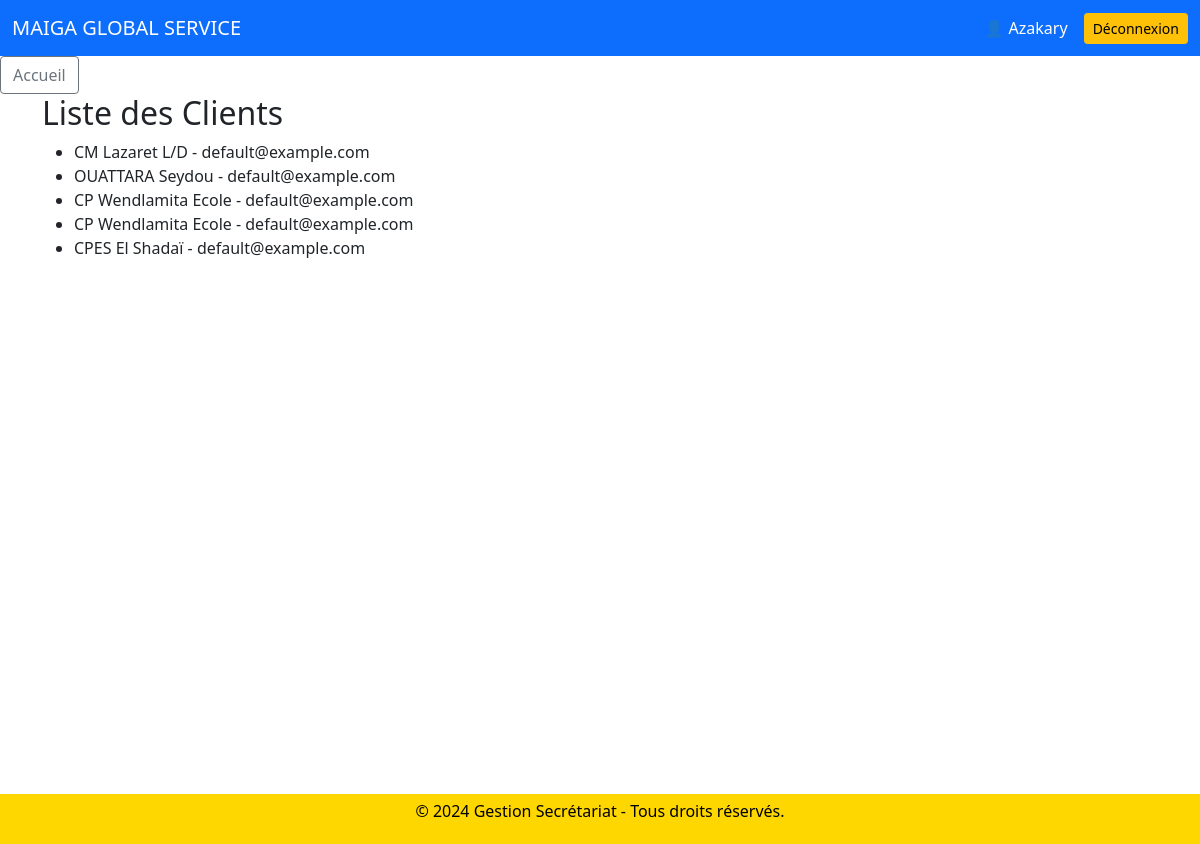
Page /clients/liste/ (signed in) on the earlier database version.
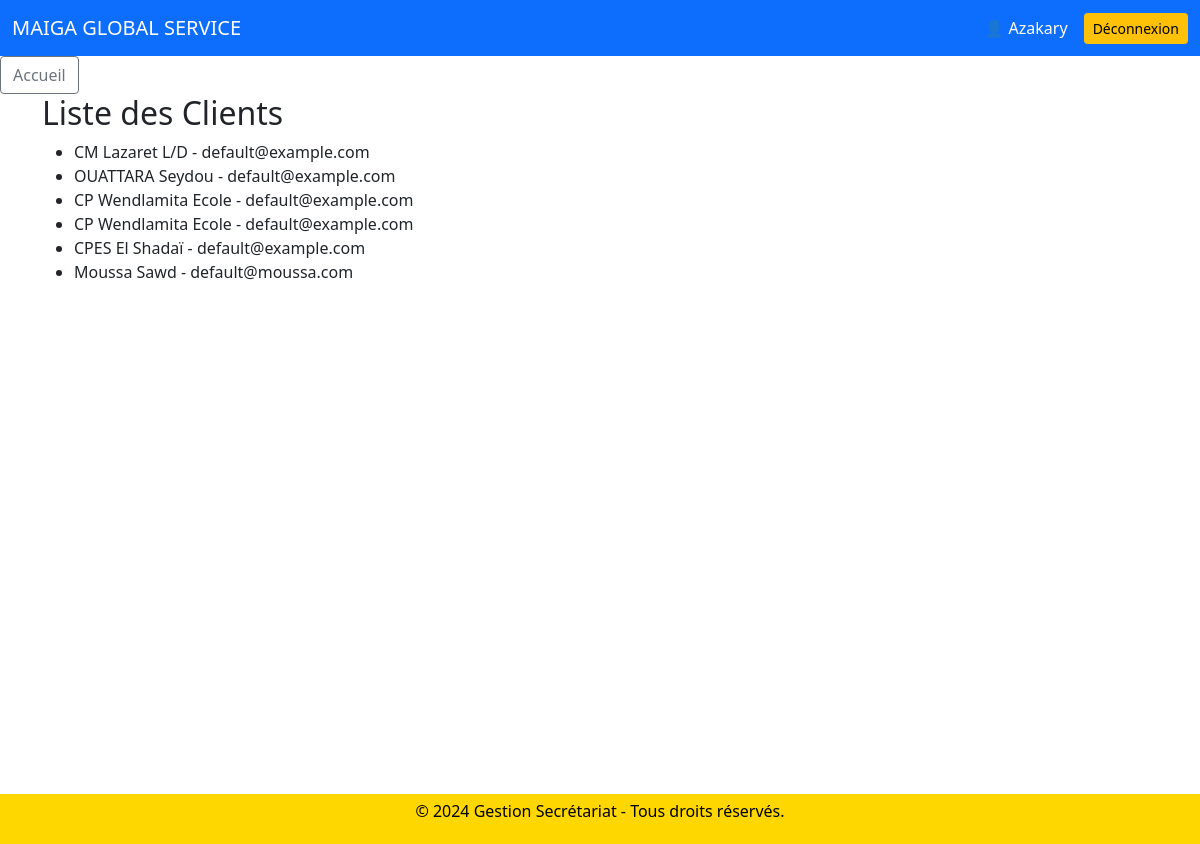
Same page on the later database version.
### clients/models.py (models this page shows, shortened)
class Client(models.Model):
    nom = models.CharField(max_length=100)
    prenom = models.CharField(max_length=50, null=True, blank=True)
    email = models.CharField(max_length=255, default="default@example.com")
    telephone = models.CharField(max_length=20)

### clients/views.py (the view)
# urls.py: path('liste/', views.liste_clients, name='liste_clients'),
def liste_clients(request):
    clients = Client.objects.all()
    return render(request, 'clients/liste_clients.html', {'clients': clients})

### clients/templates/clients/liste_clients.html
{% extends 'home/base.html' %}
{% block content %}
<h2>Liste des Clients</h2>
<ul>
    {% for client in clients %}
        <li>{{ client.nom }} {{ client.prenom }} - {{ client.email }}</li>
    {% endfor %}
</ul>
{% endblock %}

Differences in the rows shown:
added Client: nom "Moussa", prenom "Sawd", email "default@moussa.com"
